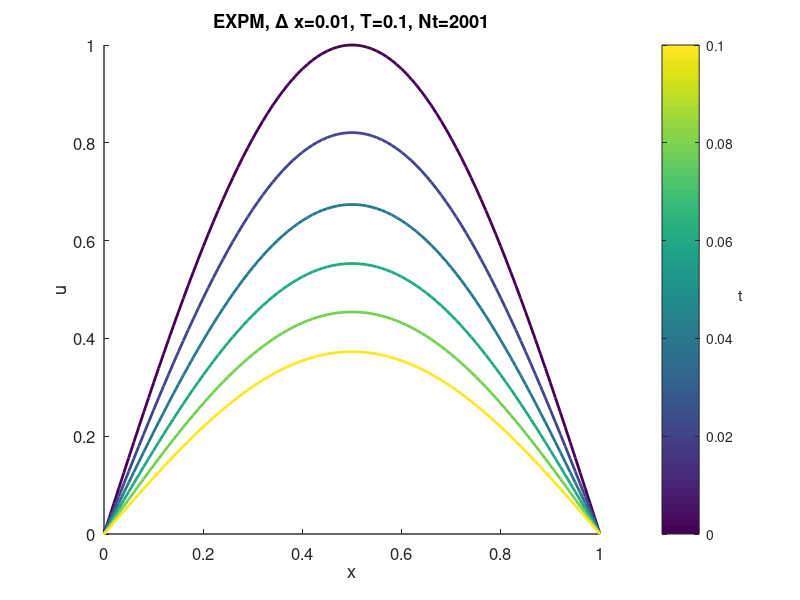
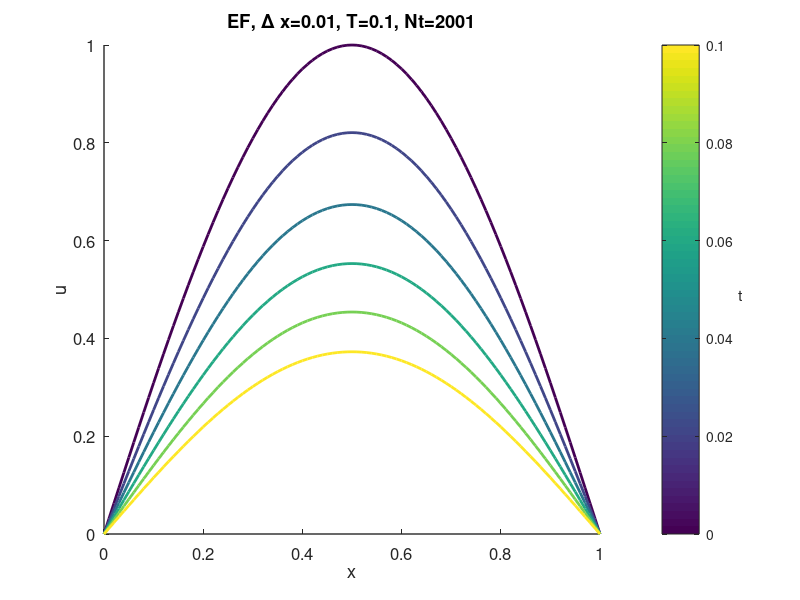
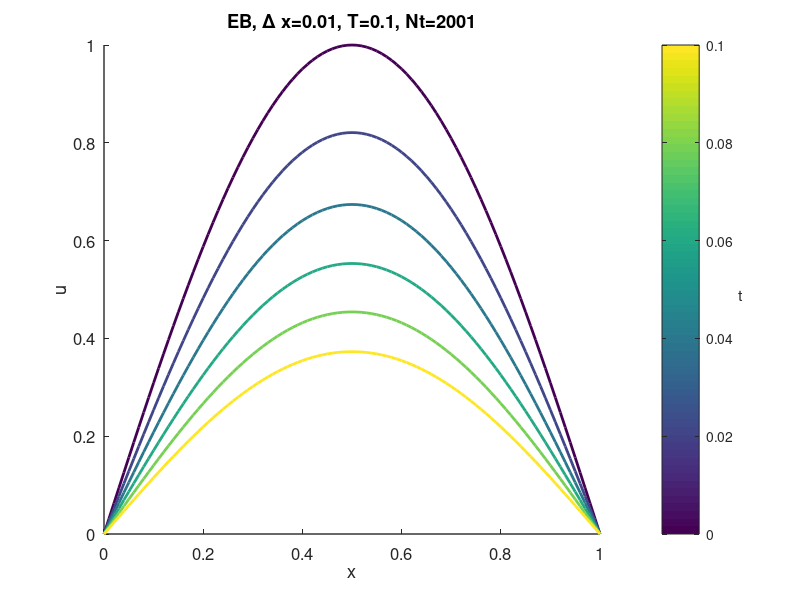

These figures' MATLAB source, in order:
1;



function u=HeatEquationExact(x,t)
%%% Solving ax^2+bx+c
    u=exp(-(pi^2)*t).*sin(pi*x);
%     u=x+t;
endfunction

t=[0,1,2,3,4,5,6,7,8,9,10]./100;
x_continuous=linspace(0,1);


delta_x=0.01;
Nt=2001;
% delta_x=0.1;
% Nt=21;
T=0.1;
delta_t=T/(Nt-1);

stability=delta_t/(delta_x)^2
if stability>0.5
    printf("EF Unstable, stability ratio: %.1f\n", stability)
end

Nx=int32(1+(1/delta_x));
t=linspace(0,T,Nt);
x=linspace(0,1,Nx);



der_a=-2;
der_b=1;
der_c=1;
der_d=0;
der_f=0;
D2 = diag(der_a*ones(1,Nx)) + diag(der_b*ones(1,Nx-1),1) +diag(der_f*ones(1,Nx-2),2)+diag(der_d*ones(1,Nx-2),-2)+ diag(der_c*ones(1,Nx-1),-1);
% D2(1,Nx)=der_c;
% D2(Nx,1)=der_b;
D2(1,:)=0;
D2(Nx,:)=0;
D2=D2 / delta_x^2;

u_initial=sin(pi*x);

u_expm=zeros(Nx,Nt);
u_eulfor=zeros(Nx,Nt);
u_eulback=zeros(Nx,Nt);

u_eulfor(:,1)=u_initial;
u_eulback(:,1)=u_initial;

% EXPM 
for i=1:Nt
    u_expm(:,i)=(expm(t(i).*D2)*u_initial')';
end

% Euler Forward
for i=1:Nt-1
    u_eulfor(:,i+1) = ((eye(Nx)+delta_t.*D2)*u_eulfor(:,i));
endfor 

% Euler Backward
for i=1:Nt-1
    u_eulback(:,i+1) = ((eye(Nx)-delta_t.*D2)\u_eulback(:,i));
endfor 


% Plotting
% clf 
% hold on
% listoftimes=([0,1,2,3,4,5,6,7,8,9,10])*((Nt-1)/10)+1;
% h=get(gcf, "currentaxes");
% set(h, "fontsize", 12, "linewidth", 1);
% for ti=1:size(listoftimes)(2)
%     clf
%     hold on
%     labels=[''];
%     tau=listoftimes(ti)
%     filename=sprintf("Ex41/ex41-all-delx=%d-t=%.2f.png", delta_x, t(tau));
%     plot(x, u_eulfor(:,tau))
%     labels=[labels;"EF"];
% 
%     plot(x, u_eulback(:,tau))
%     labels=[labels;"EB"];
% 
%     plot(x, u_expm(:,tau))
%     labels=[labels;"EXPM"];
% 
%     plot(x_continuous,HeatEquationExact(x_continuous,t(tau)))
%     labels=[labels;"EXACT"];
% 
%     title(sprintf('\\Delta x=%d, T=%d, Nt=%d, t=%.02f', delta_x, T, Nt, t(tau)))
%     legend(labels=labels)
%     axis([0 1 0 1])
% 
%     saveas(1, filename)
% end
% 
% 
% clf
% hold on
% labels=[''];
% for ti=1:size(listoftimes)(2)
%     tau=listoftimes(ti);
%     filename=sprintf("Ex41/ex41eulfor-delx=%d.png", delta_x );
% 
%     plot(x, u_eulfor(:,tau))
%     labels=[labels;sprintf("t=%d",t(tau))];
% 
% 
%     title(sprintf('Euler Forward: \\Delta x=%d, T=%d, Nt=%d', delta_x, T, Nt))
%     legend(labels=labels)
%     axis([0 1 0 1])
% 
%     saveas(1, filename)
% end
% clf
% hold on
% labels=[''];
% for ti=1:size(listoftimes)(2)
%     tau=listoftimes(ti);
%     filename=sprintf("Ex41/ex41eulback-delx=%d.png", delta_x );
% 
%     plot(x, u_eulback(:,tau))
%     labels=[labels;sprintf("t=%d",t(tau))];
% 
% 
%     title(sprintf('Euler Backward: \\Delta x=%d, T=%d, Nt=%d', delta_x, T, Nt))
%     legend(labels=labels)
%     axis([0 1 0 1])
% 
%     saveas(1, filename)
% end
% 
% clf
% hold on
% labels=[''];
% for ti=1:size(listoftimes)(2)
%     tau=listoftimes(ti);
%     filename=sprintf("Ex41/ex41expm-delx=%d.png", delta_x);
% 
%     plot(x, u_expm(:,tau))
%     labels=[labels;sprintf("t=%d",t(tau))];
% 
% 
%     title(sprintf('Expm: \\Delta x=%d, T=%d, Nt=%d', delta_x, T, Nt))
%     legend(labels=labels)
%     axis([0 1 0 1])
% 
%     saveas(1, filename)
% end
listoftimes=1:round((Nt-1)/5):Nt
hold on 
% Plot3D(x_temp,y_temp,z_temp)
cmap=colormap();
for ti=1:size(listoftimes)(2)
    tau=listoftimes(ti);
%     Plot3D(x,t,real(u_eulback'))
%     xlabel('x')
%     ylabel('t')
    colour_i=round(1+(tau*63/Nt));
    plot(x, u_expm(:,tau),'Color', color=cmap(colour_i,:),'linewidth',2)
%     plot(x, u_eulfor(:,tau))
%     plot(x, u_eulback(:,tau))
    axis([0 1 0 1])
%     labels=[labels;sprintf("time(%d)=%d",tau,t(tau))];
end
xlabel('x')
ylabel('u')
% legend(labels=labels)
h=get(gcf, "currentaxes");
set(h, "fontsize", 12, "linewidth", 1);
cbar=colorbar()
caxis([0,T])
ylabel(cbar,'t','Rotation',0)
title(sprintf('EXPM, \\Delta x=%d, T=%d, Nt=%d', delta_x, T, Nt));
filename=sprintf('Ex41/Ex41-EXPM-multi-t-delx=%d.png',delta_x);
print(1,filename, '-dpng','-S1200,800')
% 

clf
hold on 
% Plot3D(x_temp,y_temp,z_temp)
cmap=colormap();
for ti=1:size(listoftimes)(2)
    tau=listoftimes(ti);
%     Plot3D(x,t,real(u_eulback'))
%     xlabel('x')
%     ylabel('t')
    colour_i=round(1+(tau*63/Nt));
    plot(x, u_eulfor(:,tau),'Color', color=cmap(colour_i,:),'linewidth',2)
%     plot(x, u_eulfor(:,tau))
%     plot(x, u_eulback(:,tau))
    axis([0 1 0 1])
%     labels=[labels;sprintf("time(%d)=%d",tau,t(tau))];
end
% legend(labels=labels)
xlabel('x')
ylabel('u')
h=get(gcf, "currentaxes");
set(h, "fontsize", 12, "linewidth", 1);
cbar=colorbar()
caxis([0,T])
ylabel(cbar,'t','Rotation',0)
title(sprintf('EF, \\Delta x=%d, T=%d, Nt=%d', delta_x, T, Nt));
filename=sprintf('Ex41/Ex41-EF-multi-t-delx=%d.png',delta_x);
print(1,filename, '-dpng','-S1200,800')
clf
hold on 
cmap=colormap();
for ti=1:size(listoftimes)(2)
    tau=listoftimes(ti);
    colour_i=round(1+(tau*63/Nt));

    plot(x, u_eulback(:,tau),'Color', color=cmap(colour_i,:),'linewidth',2)

end
xlabel('x')
ylabel('u')
axis([0 1 0 1])
h=get(gcf, "currentaxes");
set(h, "fontsize", 12, "linewidth", 1);
cbar=colorbar()
caxis([0,T])
ylabel(cbar,'t','Rotation',0)
title(sprintf('EB, \\Delta x=%d, T=%d, Nt=%d', delta_x, T, Nt));
filename=sprintf('Ex41/Ex41-EB-multi-t-delx=%d.png',delta_x);
print(1,filename, '-dpng','-S1200,800')
